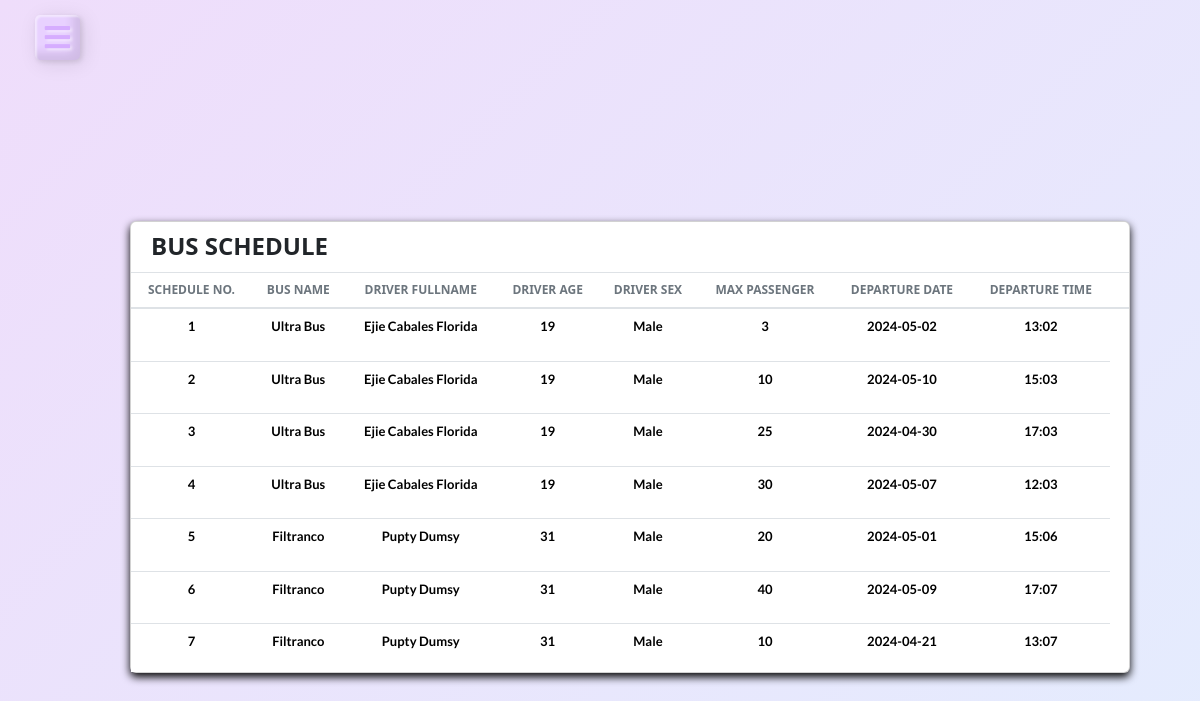
The app's page /Driver/busschedule.php (signed in) with its own data.
### tables this page shows
CREATE TABLE `schedules` (
  `id` int(11) NOT NULL,
  `driver_id` int(11) NOT NULL,
  `booked_ticket` int(11) NOT NULL,
  `max_passenger` int(11) NOT NULL,
  `driver_name` varchar(255) NOT NULL,
  `driver_age` varchar(255) NOT NULL,
  `driver_sex` varchar(255) NOT NULL,
  `bus_name` varchar(255) NOT NULL,
  `date` varchar(255) NOT NULL,
  `time` varchar(255) NOT NULL
);

### Driver/busschedule.php (the view, shortened to what this page needs)
<?php
     include('../connnection/conn.php');
     include('../includes/DriverSidebar.php');
?>
<!DOCTYPE html>
<html lang="en">
<head>
    <link rel="stylesheet" href="profile.css">
    <link href="https://stackpath.bootstrapcdn.com/bootstrap/4.5.2/css/bootstrap.min.css" rel="stylesheet">
    <link href="https://cdn.jsdelivr.net/npm/bootstrap@5.3.3/dist/css/bootstrap.min.css" rel="stylesheet">
    <link href='https://unpkg.com/boxicons@2.0.7/css/boxicons.min.css' rel='stylesheet'>
</head>
<body>
    <div class="frame">
        <div class="card">
        <h4 style = "font-weight: bolder; position: absolute; left: 0; margin-left: 20px; margin-top: 10px;">BUS SCHEDULE</h4>
        <div class="table-wrapper" style="max-height: 400px; overflow-y: auto;">
            <table class="table align-items-center mb-0" style = "font-size: 12px;">
                  <thead>
                    <tr>
                      <th class="text-uppercase text-secondary text-xxs font-weight-bolder opacity-7">Schedule No.</th>
                      <th class="text-uppercase text-secondary text-xxs font-weight-bolder opacity-7 ps-2">Bus Name</th>
                      <th class="text-center text-uppercase text-secondary text-xxs font-weight-bolder opacity-7">Driver Fullname</th>
                      <th class="text-center text-uppercase text-secondary text-xxs font-weight-bolder opacity-7">Driver Age</th>
                      <th class="text-center text-uppercase text-secondary text-xxs font-weight-bolder opacity-7">Driver Sex</th>
                      <th class="text-center text-uppercase text-secondary text-xxs font-weight-bolder opacity-7">Max Passenger</th>
                      <th class="text-center text-uppercase text-secondary text-xxs font-weight-bolder opacity-7">Departure Date</th>
                      <th class="text-center text-uppercase text-secondary text-xxs font-weight-bolder opacity-7">Departure Time</th>
                      <th class="text-secondary opacity-7"></th>
                    </tr>
                  </thead>
                  <tbody>
                    <?php
                    $driver = $_SESSION['id'];
                                $sqlfoRAllSchedule = "SELECT * FROM schedules WHERE driver_id != $driver";
                                $query = mysqli_query($conn,$sqlfoRAllSchedule);
                                $count = 1;
                                while($check = mysqli_fetch_assoc($query)){
                    ?>
                    <tr>
                    <td>
                        <p style = "color: black; font-size: 13px; font-weight: bold;"><?php echo $count ?></p>
                      </td>
                      <td>
                        <p style = "color: black; font-size: 13px; font-weight: bold;"><?php echo $check['bus_name'] ?></p>
                      </td>
                      <td>
                        <p style = "color: black; font-size: 13px; font-weight: bold;"><?php echo $check['driver_name'] ?></p>
                      </td>
                      <td>
                        <p style = "color: black; font-size: 13px; font-weight: bold;"><?php echo $check['driver_age'] ?></p>
                      </td>
                      <td>
                        <p style = "color: black; font-size: 13px; font-weight: bold;"><?php echo $check['driver_sex'] ?></p>
                      </td>
                      <td>
                        <p style = "color: black; font-size: 13px; font-weight: bold;"><?php echo $check['max_passenger'] ?></p>
                      </td>
                      <td>
                        <p style = "color: black; font-size: 13px; font-weight: bold;"><?php echo $check['date'] ?></p>
                      </td>
                      <td>
                        <p style = "color: black; font-size: 13px; font-weight: bold;"><?php echo $check['time'] ?></p>
                      </td>
                    </tr>
                        <?php
                        $count++;
                          }
                            ?>
                  </tbody>
                </table>
            </div>
  </div>
</div>
</body>
</html>

### Driver/profile.css (style rules this page uses)
.card { box-shadow: 0 4px 8px rgba(4, 4, 4, 1.1); width: 1000px; height: 500px; position:relative; left: -170px; top: -140px; }

### includes/DriverSidebar.php (style rules this page uses)
* { margin: 0; padding: 0; text-decoration: none; text-decoration: none; }
:root { --accent-color: #fff; --gradient-color: #FBFBFB; }
body { display: flex; flex-direction: column; justify-content: center; align-items: center; width: 100vw; height: 100vh; background-image: linear-gradient(-45deg, #e3eefe 0%, #efddfb 100%); }
.frame { width: 50%; height: 30%; margin: auto; text-align: center; }
p { font-family: 'Lato', sans-serif; font-weight: 300; text-align: center; font-size: 30px; color: #d6adff; margin: 0; }

### records on screen
schedules: bus_name "Ultra Bus", driver_name "Ejie Cabales Florida", driver_age "19", driver_sex "Male", max_passenger "3", date "2024-05-02", time "13:02"
schedules: bus_name "Ultra Bus", driver_name "Ejie Cabales Florida", driver_age "19", driver_sex "Male", max_passenger "10", date "2024-05-10", time "15:03"
schedules: bus_name "Ultra Bus", driver_name "Ejie Cabales Florida", driver_age "19", driver_sex "Male", max_passenger "25", date "2024-04-30", time "17:03"
schedules: bus_name "Ultra Bus", driver_name "Ejie Cabales Florida", driver_age "19", driver_sex "Male", max_passenger "30", date "2024-05-07", time "12:03"
schedules: bus_name "Filtranco", driver_name "Pupty Dumsy", driver_age "31", driver_sex "Male", max_passenger "20", date "2024-05-01", time "15:06"
schedules: bus_name "Filtranco", driver_name "Pupty Dumsy", driver_age "31", driver_sex "Male", max_passenger "40", date "2024-05-09", time "17:07"
schedules: bus_name "Filtranco", driver_name "Pupty Dumsy", driver_age "31", driver_sex "Male", max_passenger "10", date "2024-04-21", time "13:07"
